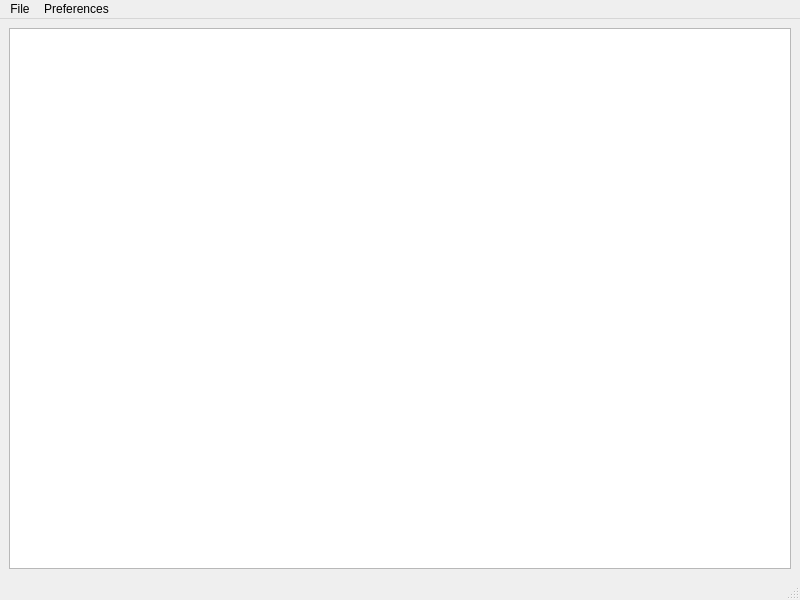
<?xml version="1.0" encoding="UTF-8"?>
<ui version="4.0">
 <class>main_window</class>
 <widget class="QMainWindow" name="main_window">
  <property name="geometry">
   <rect>
    <x>0</x>
    <y>0</y>
    <width>800</width>
    <height>600</height>
   </rect>
  </property>
  <property name="sizePolicy">
   <sizepolicy hsizetype="Fixed" vsizetype="Fixed">
    <horstretch>0</horstretch>
    <verstretch>0</verstretch>
   </sizepolicy>
  </property>
  <property name="minimumSize">
   <size>
    <width>800</width>
    <height>600</height>
   </size>
  </property>
  <property name="windowTitle">
   <string>MainWindow</string>
  </property>
  <widget class="QWidget" name="central_widget">
   <property name="sizePolicy">
    <sizepolicy hsizetype="Fixed" vsizetype="Fixed">
     <horstretch>0</horstretch>
     <verstretch>0</verstretch>
    </sizepolicy>
   </property>
   <layout class="QGridLayout" name="gridLayout">
    <item row="0" column="0">
     <widget class="QGraphicsView" name="field_view">
      <property name="verticalScrollBarPolicy">
       <enum>Qt::ScrollBarAlwaysOff</enum>
      </property>
      <property name="horizontalScrollBarPolicy">
       <enum>Qt::ScrollBarAlwaysOff</enum>
      </property>
      <property name="sizeAdjustPolicy">
       <enum>QAbstractScrollArea::AdjustToContents</enum>
      </property>
      <property name="transformationAnchor">
       <enum>QGraphicsView::AnchorViewCenter</enum>
      </property>
      <property name="resizeAnchor">
       <enum>QGraphicsView::AnchorViewCenter</enum>
      </property>
     </widget>
    </item>
   </layout>
  </widget>
  <widget class="QStatusBar" name="status_bar"/>
  <widget class="QMenuBar" name="menu_bar">
   <property name="geometry">
    <rect>
     <x>0</x>
     <y>0</y>
     <width>800</width>
     <height>21</height>
    </rect>
   </property>
   <widget class="QMenu" name="menu_file">
    <property name="title">
     <string>File</string>
    </property>
    <addaction name="action_generate_field"/>
    <addaction name="separator"/>
    <addaction name="action_save_field"/>
    <addaction name="action_load_field"/>
   </widget>
   <widget class="QMenu" name="menu_preferences">
    <property name="title">
     <string>Preferences</string>
    </property>
    <addaction name="action_settings"/>
   </widget>
   <addaction name="menu_file"/>
   <addaction name="menu_preferences"/>
  </widget>
  <action name="action_generate_field">
   <property name="icon">
    <iconset resource="../path_finder.qrc">
     <normaloff>:/path_finder/icons/generate_field.png</normaloff>:/path_finder/icons/generate_field.png</iconset>
   </property>
   <property name="text">
    <string>Generate field</string>
   </property>
  </action>
  <action name="action_save_field">
   <property name="icon">
    <iconset resource="../path_finder.qrc">
     <normaloff>:/path_finder/icons/save_field.png</normaloff>:/path_finder/icons/save_field.png</iconset>
   </property>
   <property name="text">
    <string>Save field</string>
   </property>
  </action>
  <action name="action_load_field">
   <property name="icon">
    <iconset resource="../path_finder.qrc">
     <normaloff>:/path_finder/icons/load_field.png</normaloff>:/path_finder/icons/load_field.png</iconset>
   </property>
   <property name="text">
    <string>Load field</string>
   </property>
  </action>
  <action name="action_settings">
   <property name="icon">
    <iconset resource="../path_finder.qrc">
     <normaloff>:/path_finder/icons/settings.png</normaloff>:/path_finder/icons/settings.png</iconset>
   </property>
   <property name="text">
    <string>Settings</string>
   </property>
  </action>
 </widget>
 <resources>
  <include location="../path_finder.qrc"/>
 </resources>
 <connections/>
</ui>
